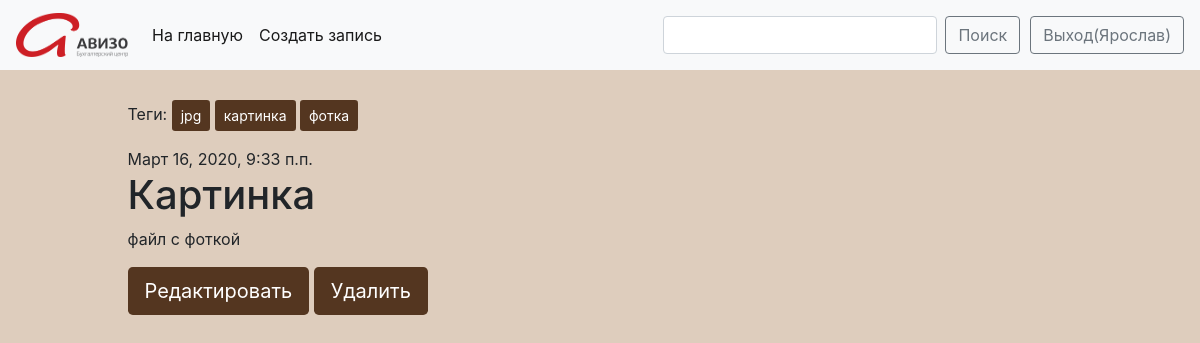
The page /post/79/ (signed in) on the database its author committed.
### blog/models.py (models this page shows, shortened)
class Post(models.Model):
    author = models.ForeignKey(settings.AUTH_USER_MODEL, on_delete=models.CASCADE)
    author_first_name = ''
    author_last_name = ''
    title = models.CharField(max_length=200)
    text = models.TextField()
    created_date = models.DateTimeField(default=timezone.now)
    published_date = models.DateTimeField(blank=True, null=True)
    tags = TaggableManager(through=RuTaggedItem)
    document = models.FileField(blank=True)
    image = models.ImageField(blank=True, upload_to='images/')

### blog/views.py (the view)
# urls.py: path('post/<int:pk>/', views.PostDetailView.as_view(), name='post_detail'),
class PostDetailView(View):
    def get(self, request, pk=None):
        post = get_object_or_404(Post, pk=pk)
        return render(request, 'blog/post_detail.html', {'post': post})

### blog/templates/blog/post_detail.html (shortened to what this page needs)
{% extends 'include/base.html' %}
{% block content %}
<div class="post" style="width: 100%; word-break: break-all">
    <p class="tags">Теги: {% for tag in post.tags.all %}
        <a class="btn btn-sm" style="background: #543620; color: #fff" href="{% url 'post_list_by_tag' tag.slug %}" role="button">{{ tag.name }}</a>
        {% endfor %}</p>
    {% if post.published_date %}
    <div class="date">
        {{ post.published_date }}
    </div>
    {% endif %}
    <h1>{{ post.title }}</h1>
    <p>{{ post.text|linebreaksbr }}</p>
    {% if post.author == request.user %}
    <p><a class="btn btn-lg active" style="background: #543620; color: #fff" href="" role="button" aria-pressed="true">Редактировать</a>
        <a class="btn btn-lg active" style="background: #543620; color: #fff" href="" role="button" aria-pressed="true">Удалить</a></p>
    {% endif %}
    {% if post.image %}
    {% load thumbnail %}
    {% endif %}
</div>
{% endblock %}

### blog/templates/include/base.html (shortened to what this page needs)
<!doctype html>
{% load static %}
<html lang="en">
<head>
    <link rel="stylesheet" href="https://stackpath.bootstrapcdn.com/bootstrap/4.4.1/css/bootstrap.min.css">
</head>
<body>
<nav class="navbar navbar-expand-lg navbar-light bg-light sticky-top" style="background: #543620; color: #fff">
    <a class="navbar-brand" href="{% url 'post_list' %}"><img src="{% static 'images/logo.png' %}" width="112" height="44" alt=""></a>
    <div class="collapse navbar-collapse" id="navbarSupportedContent">
        <ul class="navbar-nav mr-auto">
            <li class="nav-item active">
                <a class="nav-link" href="{% url 'post_list' %}">На главную<span class="sr-only">(current)</span></a>
            </li>
            <li class="nav-item active">
                <a class="nav-link" href="{% url 'post_new' %}">Создать запись</a>
            </li>
        </ul>
        <form class="form-inline my-2 my-lg-0" method="POST">{% csrf_token %}
            <input class="form-control mr-sm-2" type="text" placeholder="" name="Search">
            <button class="btn btn btn-outline-secondary my-2 my-sm-0" role="button" type="submit">Поиск</button>
        </form>
        {% if request.user.is_authenticated %}
        <a class="btn btn btn-outline-secondary my-2 my-sm-0" style="margin-left: 10px" href="{% url 'logout' %}" role="button">Выход({{ request.user.first_name }})</a>
        {% else %}
        <a href="{% url 'login' %}">Логин</a>
        {% endif %}
    </div>
</nav>
<div class="container-fluid" style="padding: 30px;">
    <div class="row">
        <div class="col-1">
        </div>
        <div class="col-8">
            {% block content %}
            {% endblock %}
        </div>
        <div class="col-3">
        </div>
    </div>
</div>
</body>
</html>

### blog/templates/include/base.html (style rules this page uses)
body { background: #decdbd; }

### rows shown on the page
Tag: name "jpg"
Tag: name "картинка"
Tag: name "фотка"
Post: published_date "Март 16, 2020, 9:33 п.п.", title "Картинка", text "файл с фоткой"

### other values the page prints
{{ request.user.first_name }} "Ярослав"
